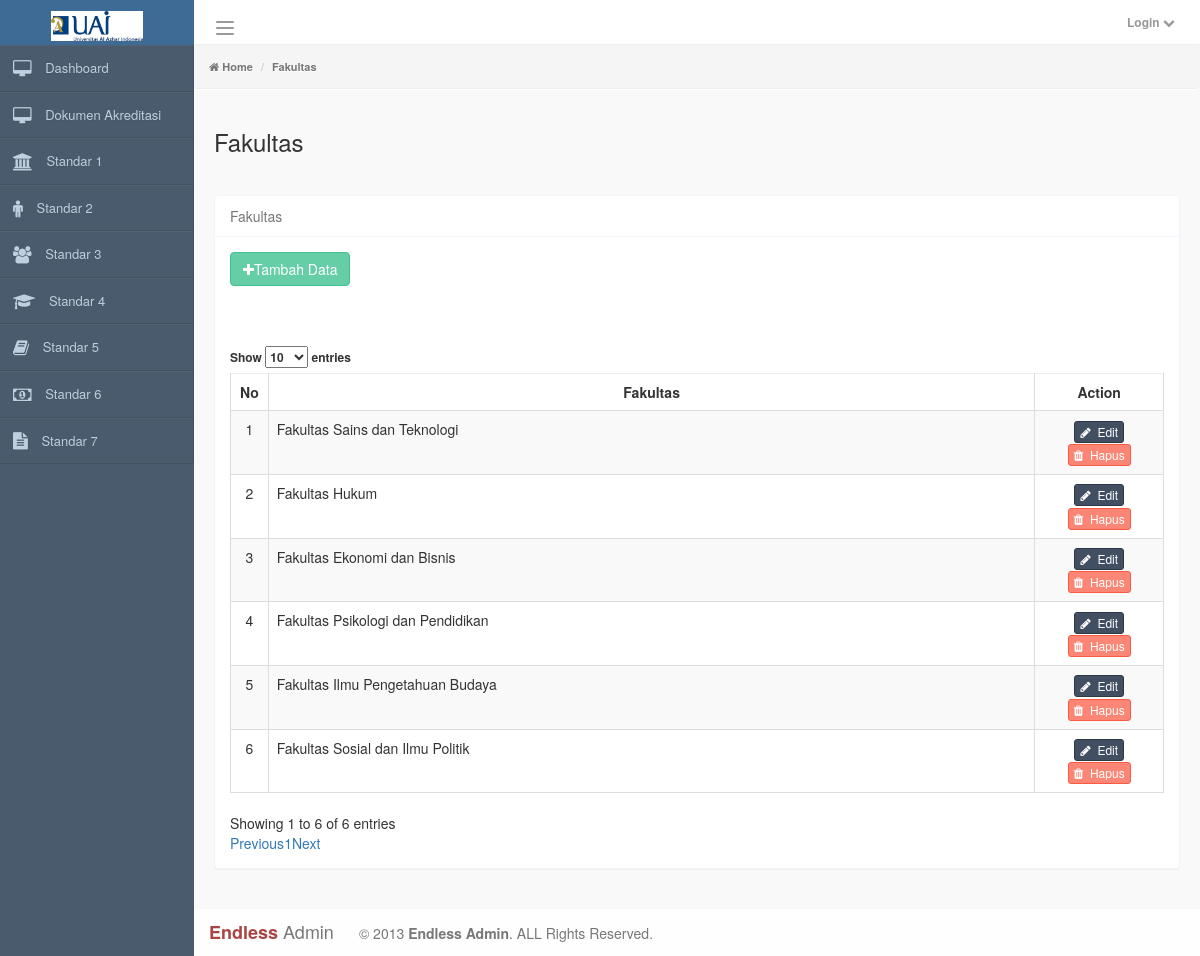
The page /index.php/admin/fakultas on the database its author committed.
### tables this page shows
CREATE TABLE `tbl_fakultas` (
  `fakultas_id` int(11) NOT NULL,
  `fakultas_nama` varchar(255) DEFAULT NULL
);

### application/controllers/admin/Fakultas.php (called while the page is built, shortened)
<?php if (!defined('BASEPATH')) exit('No direct script access allowed');
class Fakultas extends CI_Controller
{
  function __construct()
  {
    $this->load->model('m_umum');
    $this->load->model('m_crud');
    $this->load->library("form_validation");
  }
  public function index()
  {
    $data = [
      "userLogin" => $this->session->userdata('loginData'),
      "v_content" => 'member/fakultas/index',
      "title"   => "Fakultas",
      "breadcrumb" => 'Fakultas',
      "listData"    => $this->m_crud->getdata('tbl_fakultas')->result(),
    ];
    $this->load->view('layout', $data);
  }
}

### index.php (called while the page is built, shortened)
<?php
require_once BASEPATH.'core/CodeIgniter.php';

### application/models/M_crud.php (called while the page is built, shortened)
<?php
class M_crud extends CI_Model {
    function getdata($table)
    {
        return $this->db->get($table);
	}
}

### application/views/member/fakultas/index.php (the view, shortened to what this page needs)
<div class="panel panel-default">
  <div class="panel-heading clearfix mt-2">
    <span class="pull-left"><?= $title ?></span>
  </div>
  <div class="panel-body" style="min-height: 500px; overflow-x: scroll; ">
    <a href="<?= base_url('admin/fakultas/add') ?>" class="btn btn-success"><i class="fa fa-plus"></i>Tambah Data</a><br><br><br><br>
    <table class="table table-bordered table-striped DataTablePrint">
      <thead>
        <tr>
          <th width="5%">No</th>
          <th>Fakultas</th>
          <th width="15%">Action</th>
        </tr>
      </thead>
      <tbody>
        <?php foreach ($listData as $key => $value) : ?>
          <tr role="row" class="odd">
            <td class="text-center"><?= $key + 1 ?></td>
            <td><?= $value->fakultas_nama ?></td>
            <td class="text-center">
              <a href="<?= base_url("admin/fakultas/edit/" . $value->fakultas_id); ?>" class="btn btn-primary btn-xs"><i class="fa fa-pencil"></i>&nbsp Edit</a>
              <a onclick="return confirm('Hapus Data?')" href="<?= base_url('admin/fakultas/hapus/' . $value->fakultas_id) ?>" class="btn btn-danger  btn-xs"><i class="fa fa-trash"></i>&nbsp Hapus</a>
            </td>
          </tr>
        <?php endforeach; ?>
      </tbody>
    </table>
  </div>
</div>

### application/views/_include/head.php (style rules this page uses)
th { text-align: center; vertical-align: middle; border-bottom-width: 0px !important; }

### rows shown on the page
tbl_fakultas: fakultas_nama "Fakultas Sains dan Teknologi"
tbl_fakultas: fakultas_nama "Fakultas Hukum"
tbl_fakultas: fakultas_nama "Fakultas Ekonomi dan Bisnis"
tbl_fakultas: fakultas_nama "Fakultas Psikologi dan Pendidikan"
tbl_fakultas: fakultas_nama "Fakultas Ilmu Pengetahuan Budaya"
tbl_fakultas: fakultas_nama "Fakultas Sosial dan Ilmu Politik"

### other values the page prints
$breadcrumb "Fakultas"
$title "Fakultas"
